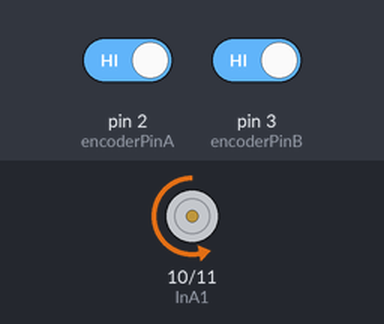
The sketch below on a simulated Arduino Uno, built with avr-gcc and run on an emulated ATmega328P. On the bench: motor-driver pin pairs drawn as motors (green arrow = first pin HIGH = forward, orange = second pin HIGH = backward, longer = more drive, scaled by the enable pin). The test bench sets the inputs (shaded band); at power-on: pin 2 (encoderPinA) HIGH, pin 3 (encoderPinB) HIGH.

Above: at 2.5 s.
At 7.5 s:
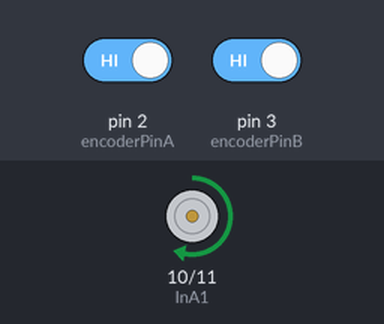
Timing chart, 0 to 13.0 s (numbered marks = the images above):
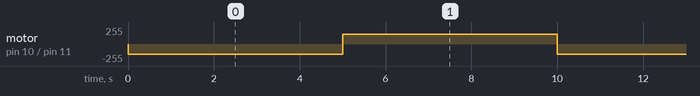

The sketch:

MotorPositionControl.ino
```cpp
// MD03A_Motor_basic + encoder

#define InA1            10                      // INA motor pin
#define InB1            11                      // INB motor pin
#define PWM1            9                       // PWM motor pin

// Encoder variables
enum PinAssignments {
  encoderPinA = 2,
  encoderPinB = 3
};
boolean A_set = false;
boolean B_set = false;

#define LOOPTIME        100                     // PID loop time
#define FORWARD         1                       // direction of rotation
#define BACKWARD        2                       // direction of rotation

unsigned long lastMilli = 0;                    // loop timing
unsigned long lastMilliPrint = 0;               // loop timing
volatile long count = 0;                                 // rotation counter
long countInit;
long tickNumber = 0;
boolean run = false;                                     // motor moves

void setup() {
 pinMode(InA1, OUTPUT);
 pinMode(InB1, OUTPUT);
 pinMode(PWM1, OUTPUT);
 pinMode(encoderPinA, INPUT_PULLUP);
 pinMode(encoderPinB, INPUT_PULLUP);
 digitalWrite(encoderPinA, HIGH);
 digitalWrite(encoderPinB, HIGH);
 attachInterrupt(digitalPinToInterrupt(encoderPinA), doEncoderA, CHANGE);
 attachInterrupt(digitalPinToInterrupt(encoderPinB), doEncoderB, CHANGE);
}

void loop() {
 moveMotor(FORWARD, 150, 720);                        // direction, PWM, ticks number
 delay(5000);
 moveMotor(BACKWARD, 150, 720);                        // direction, PWM, ticks number
 delay(5000);
}

void moveMotor(int direction, int PWM_val, long tick)  {
 countInit = count;
 tickNumber = tick;
 if(direction==FORWARD)          motorForward(PWM_val);
 else if(direction==BACKWARD)    motorBackward(PWM_val);
}

// Interrupt on A changing state
void doEncoderA(){
  // Test transition
  A_set = digitalRead(encoderPinA) == HIGH;
  // and adjust counter + if A leads B
  count += (A_set != B_set) ? +1 : -1;
  if(run)
    if((abs(abs(count)-abs(countInit))) >= tickNumber)      motorBrake();
}

// Interrupt on B changing state
void doEncoderB(){
  // Test transition
  B_set = digitalRead(encoderPinB) == HIGH;
  // and adjust counter + if B follows A
  count += (A_set == B_set) ? +1 : -1;
  if(run)
    if((abs(abs(count)-abs(countInit))) >= tickNumber)      motorBrake();
}

void motorForward(int PWM_val)  {
 analogWrite(PWM1, PWM_val);
 digitalWrite(InA1, LOW);
 digitalWrite(InB1, HIGH);
 run = true;
}

void motorBackward(int PWM_val)  {
 analogWrite(PWM1, PWM_val);
 digitalWrite(InA1, HIGH);
 digitalWrite(InB1, LOW);
 run = true;
}

void motorBrake()  {
 analogWrite(PWM1, 0);
 digitalWrite(InA1, HIGH);
 digitalWrite(InB1, HIGH);
 run = false;
}
```

Measured:
- by itself, motor on pin 10 (InA1) / pin 11 (InB1): alternates forward 150/255 for 5.0 s and backward 150/255 for 5.0 s
